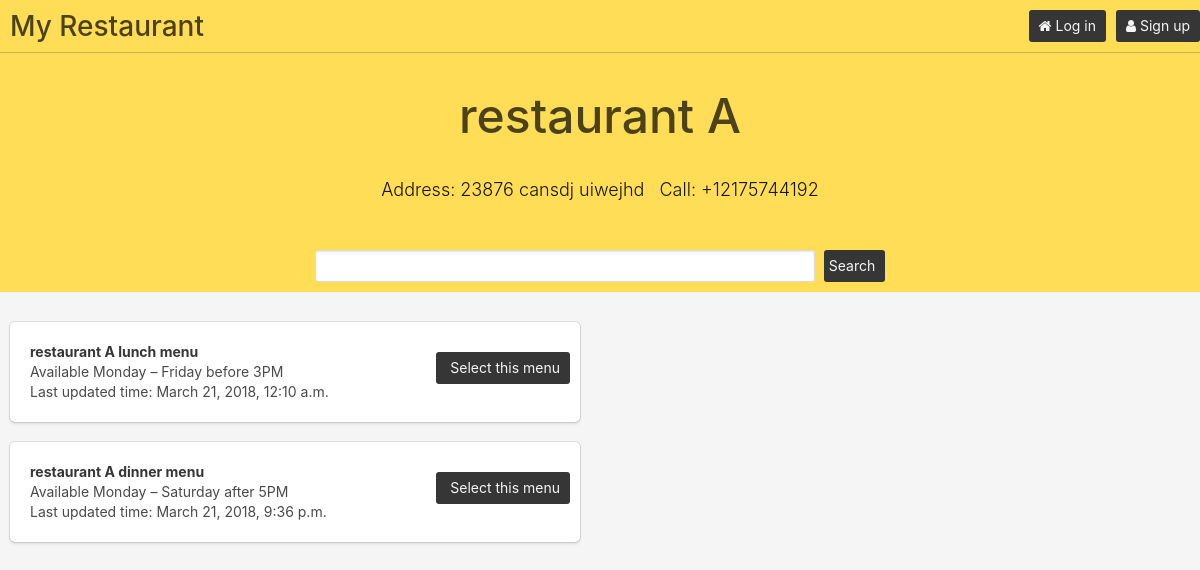
Page /restaurant/1/ on the committed database.
### canteen/models.py (models this page shows, shortened)
class Canteen(models.Model):
    id = models.IntegerField(primary_key=True)
    name = models.CharField(max_length=30)
    manager = models.ManyToManyField(User, related_name='manager')
    address = models.CharField(max_length=50)
    phone_number = models.CharField(max_length=12, null=True)
    nums_stars = models.IntegerField()
    @property
    def get_menu(self):
        menu_list = Menu.objects.filter(restaurant = self)
        return menu_list
    class Meta:
    	ordering = ['-nums_stars']

class Menu(models.Model):
    id = models.IntegerField(primary_key=True)
    name = models.CharField(max_length=30)
    info = models.CharField(max_length = 200)
    last_updated = models.DateTimeField(auto_now_add=True)
    restaurant = models.ForeignKey(Canteen)
    menu_type = models.CharField(max_length=10, null=True)

### canteen/views.py (the view)
# urls.py: url(r'^restaurant/(?P<res_id>\d+)/$',views.restaurant, name='restaurant'),
def restaurant(request, res_id):
    try:
        idx = int(res_id)
        res = Canteen.objects.get(id = idx)
    except ValueError:
        raise Http404()
    return render(request, 'canteen/restaurant.html', {'res': res})

### canteen/templates/canteen/restaurant.html (shortened to what this page needs)
<!DOCTYPE html>
<html>
<head>
  {% load static %}
<link rel="stylesheet" href="{% static 'canteen/bulma/css/bulma.css' %}" />
<link rel="stylesheet" href="{% static 'canteen/font-awesome-4.7.0/css/font-awesome.min.css' %}" />
</head>
<body>
    <section class="hero is-warning">
    <div class="hero-head">
      <header class="nav">
        <div class="container">
          <div class="nav-item">
            <a class="title" href="{% url "home_view" %}">
              <strong>My Restaurant</strong>
            </a>
          </div>
          <div class="nav-right nav-menu">
            <span class="nav-item">
              <a class="button is-dark" href="{% url "login" %}">
                <i class="fa fa-home"></i>
                <span>&nbsp;Log in</span>
              </a>
              <a class="button is-dark" href="{% url "signup" %}">
                <i class="fa fa-user"></i>
                <span>&nbsp;Sign up</span>
              </a>
            </span>
          </div>
        </div>
      </header>
    </div>
    <div class="hero-body">
      <div class="container has-text-centered">
        <h1 class="title is-1">
          <strong>{{ res.name }}</strong>
        </h1>
        <br>
        <h2 class="subtitle">
          Address: {{ res.address }}&nbsp;&nbsp; Call: {{ res.phone_number }}
        </h2>
      </div>
    </div>
    <div class="hero-foot">
      <nav class="tabs">
        <div class="container">
          <div class="nav-item">
         <form action="" method="get">
            <input class="input"  type="text" name="q">
            <input type="submit" value="Search" class="button is-dark" style="padding-left:5px; margin-left:5px"; background-color:#FF3860">
         </form>
          </div>
        </div>
      </nav>
    </div>
  </section>
<div class="container">
    <br>
    <div class="columns">
        <div class="column">
            {% for each in res.get_menu %}
            <div class="tile is-parent">
                <div class="tile box is-child">
                    <div class="columns">
                        <div class="column">
                            <div class="content">
                                <p>
                                    <strong>{{ each.name }} </strong>
                                    <br> {{ each.info }}
                                    <br> Last updated time: {{ each.last_updated }}
                                </p>
                            </div>
                        </div>
                        <div class="column-2">
                          <br>
                          <a class="button is-dark" href="{% url "menu_view" each.id %}">
                             <span>&nbsp;Select this menu</span>
                          </a>
                        </div>
                    </div>
                </div>
            </div>
            {% endfor %}
        </div>
        <div class="column">
        </div>
    </div>
</div>
</body>
</html>

### rows in the picture
Canteen: name "restaurant A", address "23876 cansdj uiwejhd", phone_number "+12175744192"
Menu: name "restaurant A lunch menu", info "Available Monday – Friday before 3PM", last_updated "March 21, 2018, 12:10 a.m."
Menu: name "restaurant A dinner menu", info "Available Monday – Saturday after 5PM", last_updated "March 21, 2018, 9:36 p.m."
